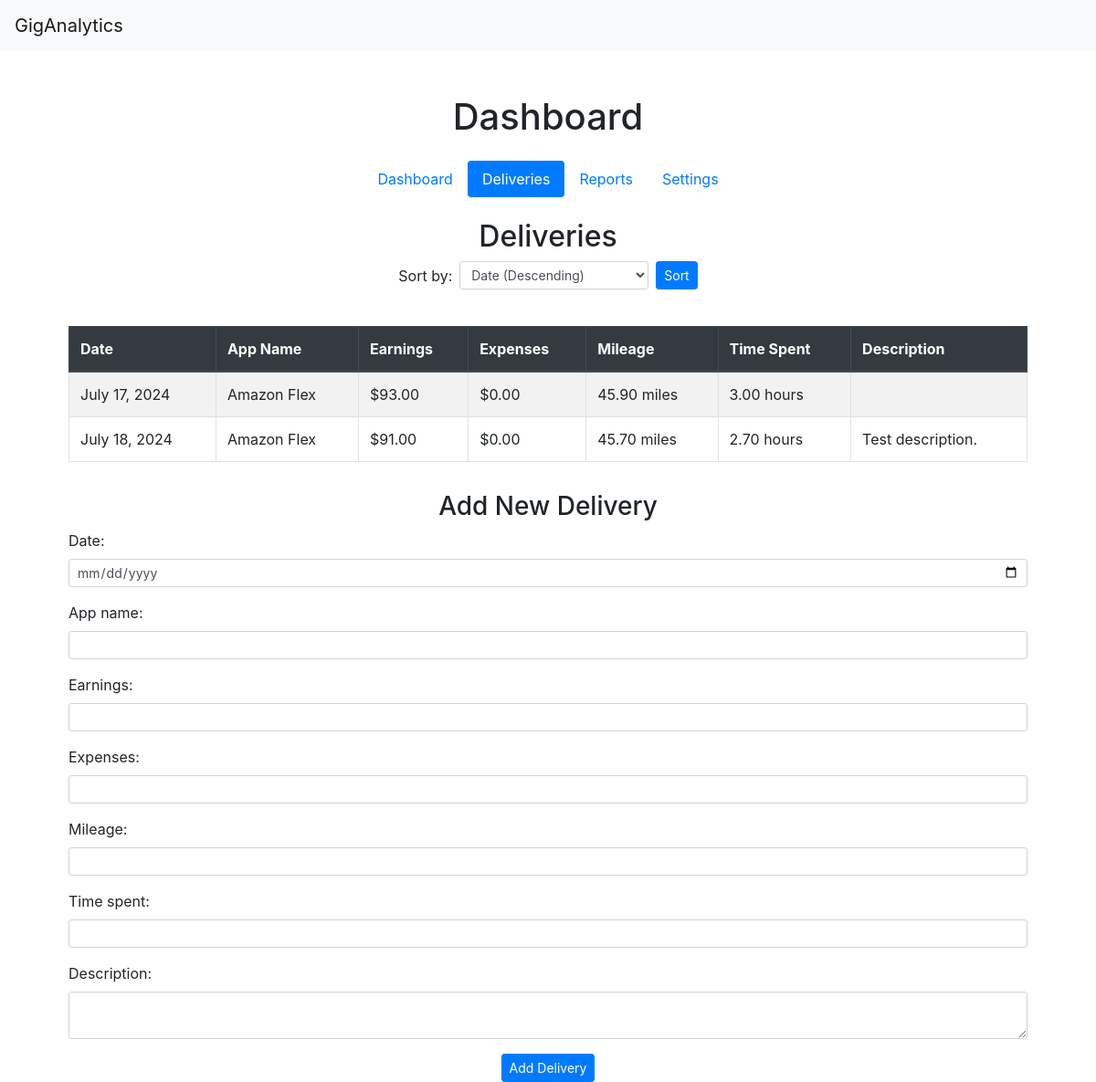
The page /dashboard/deliveries/ (signed in) on the database as committed earlier.
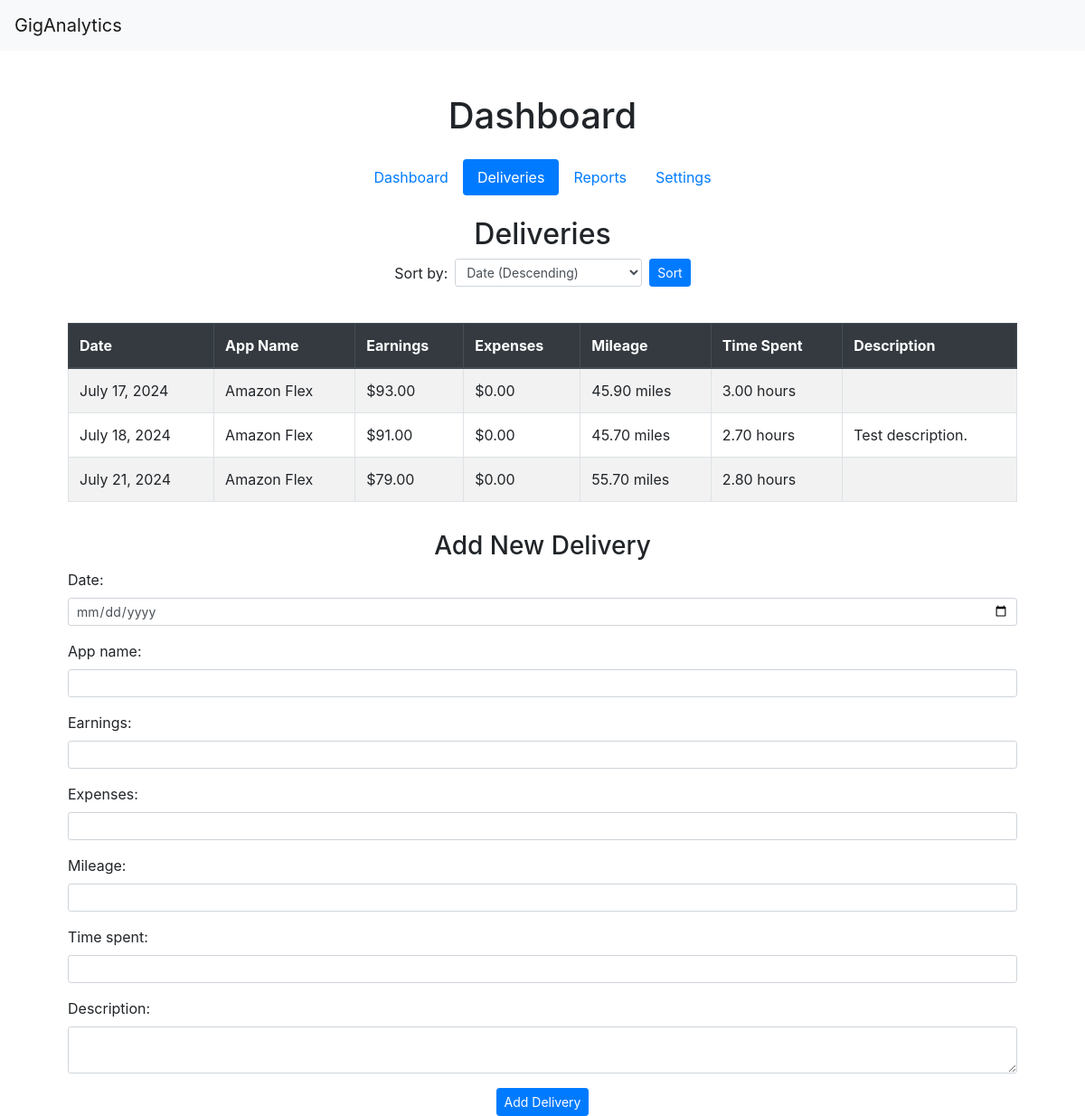
The same page on the database as committed later.
### app/models.py (models this page shows)
class Delivery(models.Model):
    user = models.ForeignKey(User, on_delete=models.CASCADE, related_name='deliveries', default=1)
    date = models.DateField()
    app_name = models.CharField(max_length=50)
    earnings = models.DecimalField(max_digits=10, decimal_places=2)
    expenses = models.DecimalField(max_digits=10, decimal_places=2)
    mileage = models.DecimalField(max_digits=7, decimal_places=2)
    time_spent = models.DecimalField(max_digits=5, decimal_places=2)
    description = models.TextField(blank=True, null=True)

### app/views.py (the view)
# urls.py: path("dashboard/deliveries/", views.deliveries, name="deliveries"),
@login_required
def deliveries(request):
    deliveries = Delivery.objects.filter(user=request.user)
    if request.method == 'POST':
        form = DeliveryForm(request.POST)
        if form.is_valid():
            delivery = form.save(commit=False)
            delivery.user = request.user
            delivery.save()
            return redirect('deliveries')
    else:
        form = DeliveryForm()
    sort = request.GET.get('sort', 'date')
    if sort:
        deliveries = deliveries.order_by(sort)
    return render(request, 'deliveries.html', {
        'deliveries': deliveries,
        'form': form,
    })

### app/forms.py
class DeliveryForm(forms.ModelForm):
    class Meta:
        model = Delivery
        fields = ['date', 'app_name', 'earnings', 'expenses', 'mileage', 'time_spent', 'description']
        widgets = {
            'date': forms.DateInput(attrs={'type': 'date', 'class': 'form-control form-control-sm'}),
            'app_name': forms.TextInput(attrs={'class': 'form-control form-control-sm'}),
            'earnings': forms.NumberInput(attrs={'class': 'form-control form-control-sm'}),
            'expenses': forms.NumberInput(attrs={'class': 'form-control form-control-sm'}),
            'mileage': forms.NumberInput(attrs={'class': 'form-control form-control-sm'}),
            'time_spent': forms.NumberInput(attrs={'class': 'form-control form-control-sm'}),
            'description': forms.Textarea(attrs={'class': 'form-control form-control-sm', 'rows': 2}),
        }

### app/templates/deliveries.html (shortened to what this page needs)
{% extends "dashboard.html" %}
{% block deliveries_content %}
<div class="container mt-4">
    <h2 class="text-center">Deliveries</h2>
    <div class="row mb-4">
        <div class="col-md-6 offset-md-3">
            <form method="get" class="form-inline justify-content-center">
                <label for="sort" class="mr-2">Sort by:</label>
                <select name="sort" id="sort" class="form-control form-control-sm mr-2">
                    <option value="-date">Date (Descending)</option>
                </select>
                <button type="submit" class="btn btn-primary btn-sm">Sort</button>
            </form>
        </div>
    </div>
    <div class="table-responsive">
        <table class="table table-striped table-bordered mt-3">
            <thead class="thead-dark">
                <tr>
                    <th>Date</th>
                    <th>App Name</th>
                    <th>Earnings</th>
                    <th>Expenses</th>
                    <th>Mileage</th>
                    <th>Time Spent</th>
                    <th>Description</th>
                </tr>
            </thead>
            <tbody>
                {% for delivery in deliveries %}
                <tr>
                    <td>{{ delivery.date }}</td>
                    <td>{{ delivery.app_name }}</td>
                    <td>${{ delivery.earnings }}</td>
                    <td>${{ delivery.expenses }}</td>
                    <td>{{ delivery.mileage }} miles</td>
                    <td>{{ delivery.time_spent }} hours</td>
                    <td>{{ delivery.description }}</td>
                </tr>
                {% endfor %}
            </tbody>
       </table>
    </div>
    <div class="mt-3">
        <h3 class="text-center">Add New Delivery</h3>
        <form method="post" class="mt-2">
            {{ form.as_p }}
            <div class="text-center">
                <button type="submit" class="btn btn-primary btn-sm">Add Delivery</button>
            </div>
        </form>
    </div>
</div>
{% endblock %}

Rows that differ between the two databases and show on the page:
added Delivery: date "July 21, 2024", app_name "Amazon Flex", earnings "79.00", expenses "0.00", mileage "55.70", time_spent "2.80"
